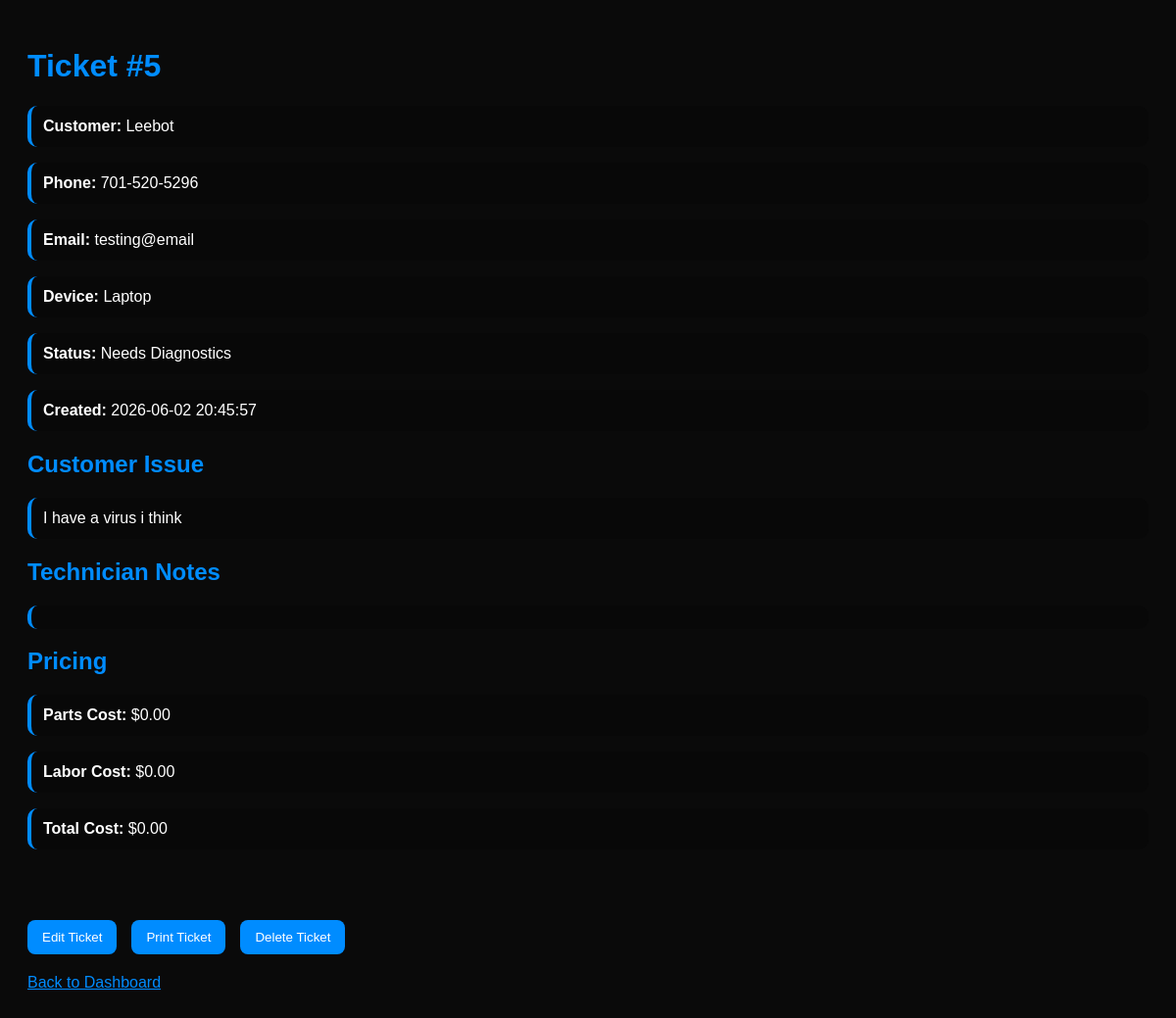
Before: /ticket/5 with the older database file.
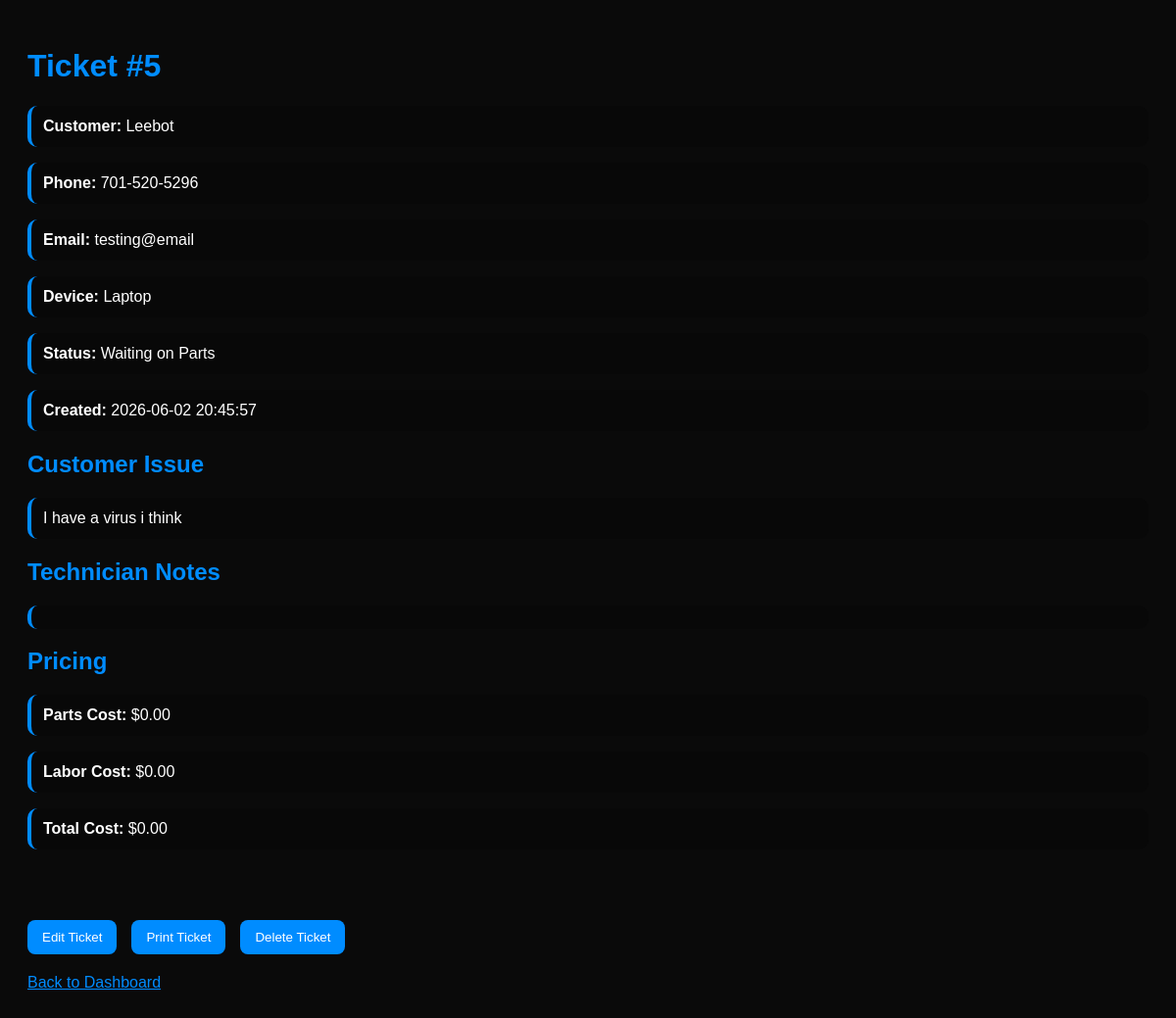
After: the same page with the newer database file.
### tables this page shows
CREATE TABLE tickets (
    id INTEGER PRIMARY KEY AUTOINCREMENT,
    customer_name TEXT NOT NULL,
    customer_phone TEXT,
    customer_email TEXT,
    device_type TEXT NOT NULL,
    issue TEXT NOT NULL,
    technician_notes TEXT,
    status TEXT DEFAULT 'Needs Diagnostics',
    created_at TEXT DEFAULT CURRENT_TIMESTAMP,
    parts_cost REAL DEFAULT 0,
    labor_cost REAL DEFAULT 0,
    total_cost REAL DEFAULT 0
);

### app.py (the view)
@app.route("/ticket/<int:ticket_id>")
def ticket_detail(ticket_id):
	connection = sqlite3.connect("tickets.db")
	connection.row_factory = sqlite3.Row
	cursor = connection.cursor()
	cursor.execute("SELECT * FROM tickets WHERE id = ?", (ticket_id,))
	ticket = cursor.fetchone()
	connection.close()
	return render_template("ticket.html", ticket=ticket)

### templates/ticket.html (shortened to what this page needs)
<!DOCTYPE html>
<html>
<head>
    <link rel="stylesheet" href="{{ url_for('static', filename='style.css') }}">
</head>
<body>
    <h1>Ticket #{{ ticket.id }}</h1>
    <p><strong>Customer:</strong> {{ ticket.customer_name }}</p>
    <p><strong>Phone:</strong> {{ ticket.customer_phone }}</p>
    <p><strong>Email:</strong> {{ ticket.customer_email }}</p>
    <p><strong>Device:</strong> {{ ticket.device_type }}</p>
    <p><strong>Status:</strong> {{ ticket.status }}</p>
    <p><strong>Created:</strong> {{ ticket.created_at }}</p>
    <h2>Customer Issue</h2>
    <p>{{ ticket.issue }}</p>
    <h2>Technician Notes</h2>
    <p>{{ ticket.technician_notes }}</p>
    <h2>Pricing</h2>
    <p><strong>Parts Cost:</strong> ${{ "%.2f"|format(ticket.parts_cost) }}</p>
    <p><strong>Labor Cost:</strong> ${{ "%.2f"|format(ticket.labor_cost) }}</p>
    <p><strong>Total Cost:</strong> ${{ "%.2f"|format(ticket.total_cost) }}</p>
    <br><br>
<div class="ticket-actions">
    <a href="/ticket/{{ ticket.id }}/edit">
        <button>Edit Ticket</button>
    </a>
    <a href="/ticket/{{ ticket.id }}/print">
        <button>Print Ticket</button>
    </a>
    <form class="delete-form"
          action="/ticket/{{ ticket.id }}/delete"
          method="POST">
        <button type="submit"
            onclick="return confirm('Are you sure you want to delete this ticket?');">
            Delete Ticket
        </button>
    </form>
</div>
<a class="back-link" href="/dashboard">
    Back to Dashboard
</a>
</body>
</html>

Changed rows visible on the page:
changed tickets "Leebot": status "Needs Diagnostics" → "Waiting on Parts"
